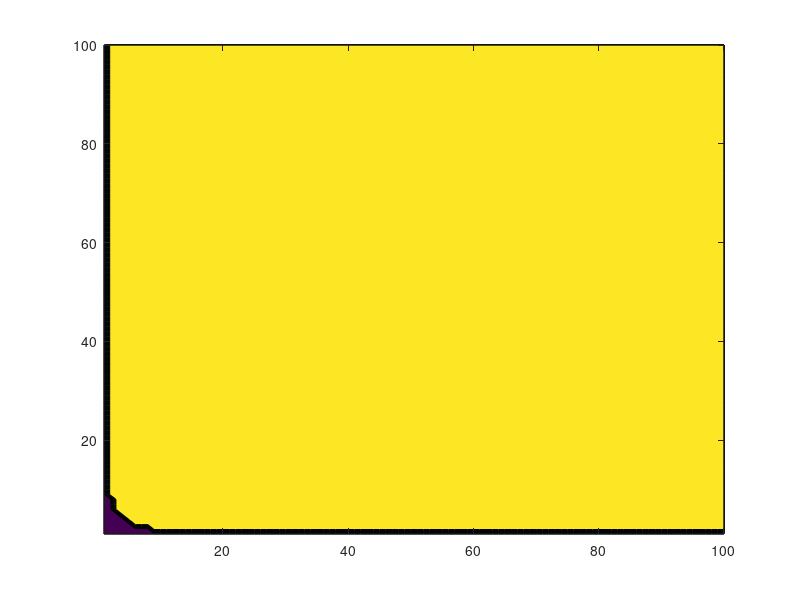

This figure's MATLAB source:
close all
figure()
p=1/5;
x=linspace(0,1,100);
y=linspace(0,1,100);
[X,Y]=meshgrid(x,y);
Z=(X.^p+Y.^p).^(1/p);
Z(Z<=1)=1;
Z(Z>1)=2;
contourf(Z)